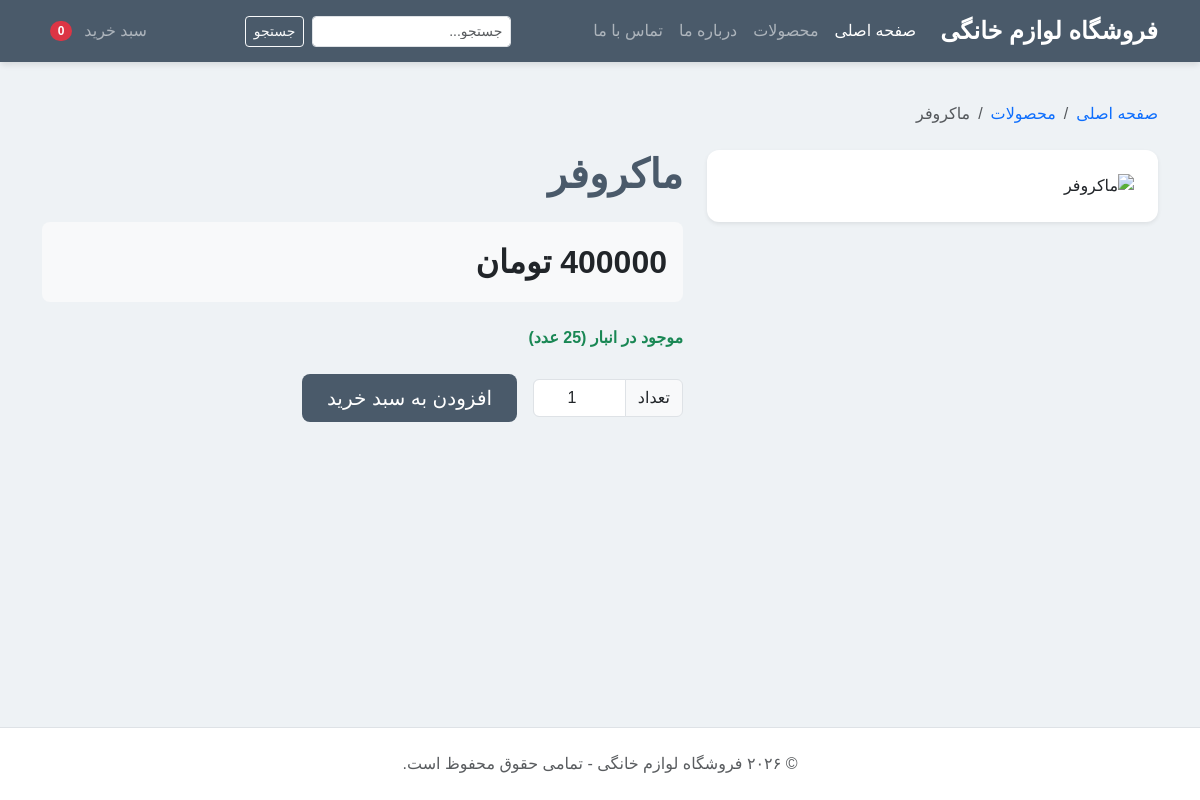
/mrofr/, run on the app's committed database.
### shop/models.py (models this page shows, shortened)
class Product(models.Model):
    name = models.CharField(max_length=200)
    slug = models.SlugField(max_length=200, unique=True)
    image = CloudinaryField('image', blank=True, null=True)
    description = models.TextField(blank=True)
    price = models.DecimalField(
        max_digits=10,
        decimal_places=2,
        validators=[MinValueValidator(0)]
    )
    discount_price = models.DecimalField(
        max_digits=10,
        decimal_places=2,
        blank=True,
        null=True
    )
    stock = models.PositiveIntegerField(default=0)
    available = models.BooleanField(default=True)
    created = models.DateTimeField(auto_now_add=True)
    updated = models.DateTimeField(auto_now=True)
    class Meta:
        ordering = ['-created']

### shop/views.py (the view)
# urls.py: path('<slug:slug>/', views.ProductDetailView.as_view(), name='product_detail'),
class ProductDetailView(DetailView):
    model = Product
    template_name = 'shop/product/detail.html'
    context_object_name = 'product'
    def get_queryset(self):
        return Product.objects.filter(available=True)

### shop/templates/shop/product/detail.html (shortened to what this page needs)
{% extends 'shop/base.html' %}
{% block content %}
    <nav aria-label="breadcrumb" class="mt-3 mb-4">
        <ol class="breadcrumb">
            <li class="breadcrumb-item"><a href="{% url 'shop:product_list' %}" class="text-decoration-none">صفحه اصلی</a></li>
            <li class="breadcrumb-item"><a href="{% url 'shop:product_list' %}" class="text-decoration-none">محصولات</a></li>
            <li class="breadcrumb-item active" aria-current="page">{{ product.name }}</li>
        </ol>
    </nav>
    <div class="row">
        <div class="col-md-5 mb-4">
            <div class="card border-0 shadow-sm" style="border-radius: 12px; overflow: hidden;">
                {% if product.image %}
                    <img src="{{ product.image.url }}" alt="{{ product.name }}" class="img-fluid w-100 p-4" style="object-fit: contain; max-height: 400px;">
                {% else %}
                    <div class="d-flex align-items-center justify-content-center bg-light" style="height: 400px;">
                        <span class="text-muted">بدون عکس</span>
                    </div>
                {% endif %}
            </div>
        </div>
        <div class="col-md-7">
            <h1 class="fw-bold mb-3" style="color: #4A5A6A;">{{ product.name }}</h1>
            <div class="bg-light p-3 rounded-3 mb-4">
                {% if product.discount_price %}
                    <div class="d-flex align-items-center mb-2">
                        <span class="badge bg-danger fs-6 me-2">{{ product.get_discount_percent }}% تخفیف</span>
                        <span class="text-muted text-decoration-line-through">
                            {{ product.price|floatformat:0 }} تومان
                        </span>
                    </div>
                    <div class="text-danger fw-bold fs-2">
                        {{ product.discount_price|floatformat:0 }} تومان
                    </div>
                {% else %}
                    <div class="text-dark fw-bold fs-2">
                        {{ product.price|floatformat:0 }} تومان
                    </div>
                {% endif %}
            </div>
            <div class="mb-4">
                {% if product.stock > 0 %}
                    <span class="text-success fw-bold">
                         موجود در انبار ({{ product.stock }} عدد)
                    </span>
                {% else %}
                    <span class="text-danger fw-bold">
                        <i class="bi bi-x-circle-fill"></i> اتمام موجودی
                    </span>
                {% endif %}
            </div>
            {% if product.stock > 0 %}
                <form action="{% url 'shop:cart_add' product.id %}" method="post" class="d-flex align-items-center gap-3">
                    <div class="input-group" style="max-width: 150px;">
                        <span class="input-group-text">تعداد</span>
                        <input type="number" name="quantity" value="1" min="1" max="{{ product.stock }}" class="form-control text-center">
                    </div>
                    <button type="submit" class="btn btn-lg text-white px-4" style="background-color: #4A5A6A; border-radius: 8px;">
                         افزودن به سبد خرید
                    </button>
                </form>
            {% else %}
                <button class="btn btn-secondary btn-lg w-100" disabled>اتمام موجودی</button>
            {% endif %}
        </div>
    </div>
{% endblock %}

### shop/templates/shop/base.html (style rules this page uses)
body { font-family: 'Vazirmatn', Tahoma, Arial, sans-serif; background-color: #eef2f5; display: flex; flex-direction: column; min-height: 100vh; }

### data on the page
Product: name "ماکروفر", price "400000", stock "25"

### other printed values
{{ cart|length }} "0"
